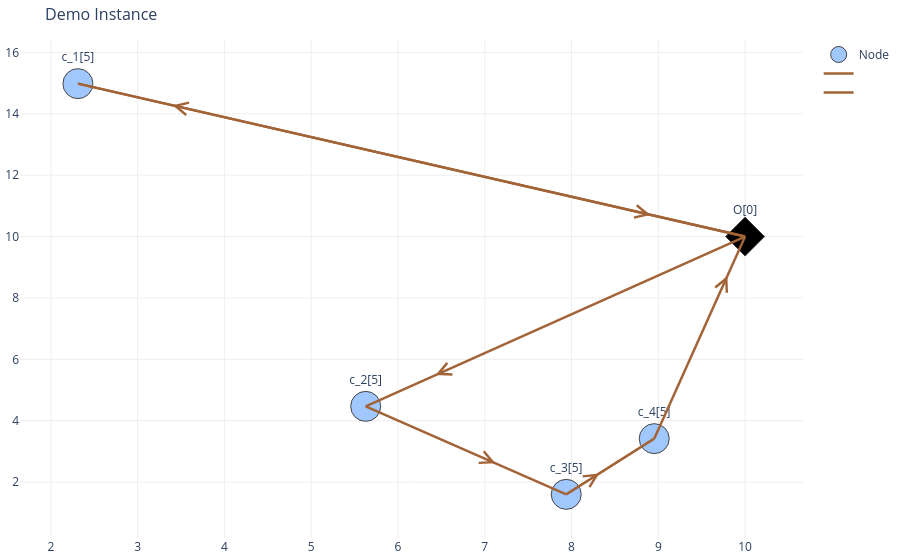

Here is the notebook cell this chart was saved with:
### Code cell
print(x.loc[['m','lr']][optimal_routes_phaseI.index])
formatted_routes_list_I = phaseI_model.getRoute4Plot(_route_name_list=optimal_routes_phaseI.index.to_list(), _colums_df=x,_route_config=edge_plot_config)
vis_sol.plot_network(formatted_routes_list_I,node_trace,_title="Demo Instance",_cus_dem=testing_cust_dem)

### Figure 1 — Plotly figure (JSON) as saved in the notebook; plotly's stock layout.template omitted (floating-point values rounded to 4 significant figures)
{"data": [{"marker": {"color": [2, 2, 2, 2, 4], "colorscale": [[0, "rgb(0,0,0)"], [0.25, "rgb(230,0,0)"], [0.5, "rgb(230,210,0)"], [0.75, "rgb(255,255,255)"], [1, "rgb(160,200,255)"]], "line": {"width": 1}, "reversescale": true, "showscale": false, "size": 30, "symbol": ["circle", "circle", "circle", "circle", "diamond"]}, "mode": "markers+text", "name": "Node", "text": ["c_4[5]", "c_2[5]", "c_1[5]", "c_3[5]", "O[0]"], "textposition": "top center", "type": "scatter", "x": [8.953, 5.628, 2.312, 7.939, 10], "y": [3.417, 4.468, 14.98, 1.602, 10]}, {"hoverinfo": "text", "line": {"color": "#a26337", "width": 2.5}, "mode": "lines+text", "name": "", "text": "", "textposition": "middle center", "type": "scatter", "x": [2.312, 10, null, 10, 2.312, null], "y": [14.98, 10, null, 10, 14.98, null]}, {"hoverinfo": "text", "line": {"color": "#a26337", "width": 2.5}, "mode": "lines+text", "name": "", "text": "", "textposition": "middle center", "type": "scatter", "x": [7.939, 8.953, null, 8.953, 10, null, 5.628, 7.939, null, 10, 5.628, null], "y": [1.602, 3.417, null, 3.417, 10, null, 4.468, 1.602, null, 10, 4.468, null]}], "layout": {"annotations": [{"arrowcolor": "#a26337", "arrowhead": 5, "arrowsize": 2.5, "ax": 8.322, "axref": "x", "ay": 11.09, "ayref": "y", "showarrow": true, "x": 8.909, "xref": "x", "y": 10.71, "yref": "y"}, {"arrowcolor": "#a26337", "arrowhead": 5, "arrowsize": 2.5, "ax": 3.99, "axref": "x", "ay": 13.89, "ayref": "y", "showarrow": true, "x": 3.403, "xref": "x", "y": 14.28, "yref": "y"}, {"arrowcolor": "#a26337", "arrowhead": 5, "arrowsize": 2.5, "ax": 7.977, "axref": "x", "ay": 1.671, "ayref": "y", "showarrow": true, "x": 8.319, "xref": "x", "y": 2.282, "yref": "y"}, {"arrowcolor": "#a26337", "arrowhead": 5, "arrowsize": 2.5, "ax": 9.686, "axref": "x", "ay": 8.025, "ayref": "y", "showarrow": true, "x": 9.796, "xref": "x", "y": 8.716, "yref": "y"}, {"arrowcolor": "#a26337", "arrowhead": 5, "arrowsize": 2.5, "ax": 6.684, "axref": "x", "ay": 3.159, "ayref": "y", "showarrow": true, "x": 7.123, "xref": "x", "y": 2.614, "yref": "y"}, {"arrowcolor": "#a26337", "arrowhead": 5, "arrowsize": 2.5, "ax": 6.868, "axref": "x", "ay": 6.037, "ayref": "y", "showarrow": true, "x": 6.434, "xref": "x", "y": 5.488, "yref": "y"}], "hovermode": "closest", "margin": {"b": 20, "l": 5, "r": 5, "t": 40}, "plot_bgcolor": "rgba(0,0,0,0)", "showlegend": true, "title": {"font": {"size": 16}, "text": "Demo Instance"}, "xaxis": {"gridcolor": "#eee", "showgrid": true, "showticklabels": true, "zeroline": true}, "yaxis": {"gridcolor": "#eee", "showgrid": true, "showticklabels": true, "zeroline": true}}}
